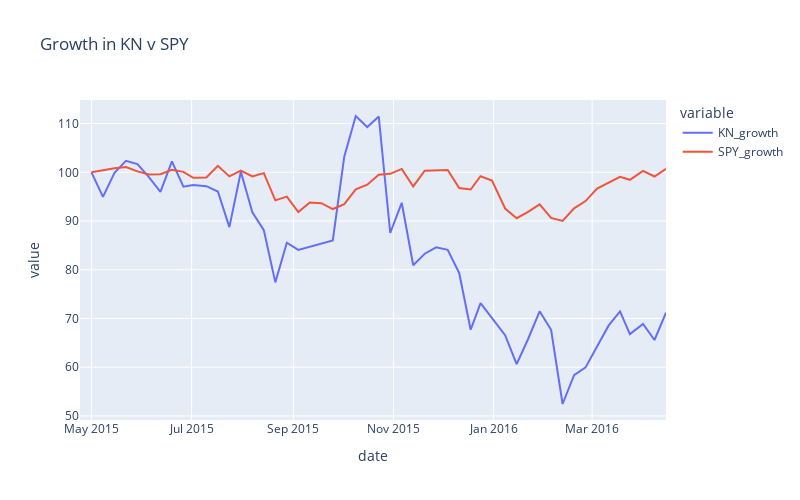

The cell this chart's notebook holds for it:
### Code cell
graphAlpha("KN", "2015-04-24")
print("this one has a bit of a pop, but also not a great trade")
